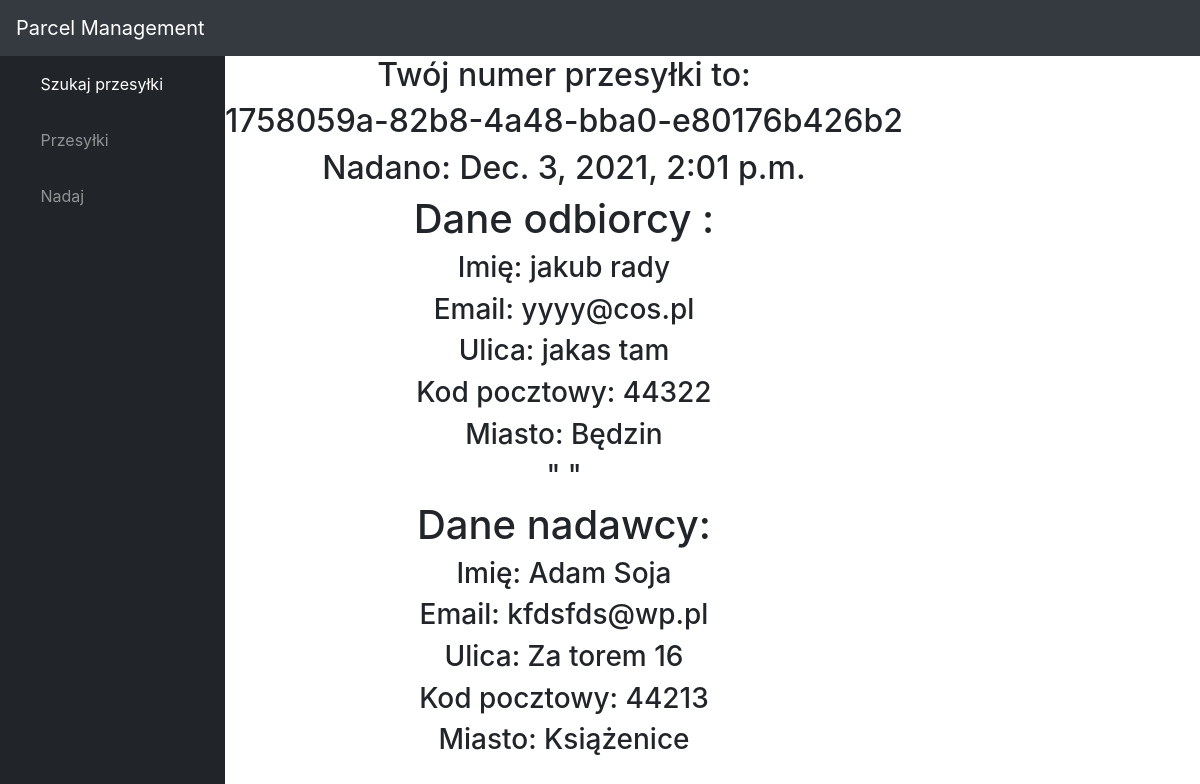
The app's page /nadano/1758059a82b84a48bba0e80176b426b2/2/ with its own data.
### parcelmanagement/models.py (models this page shows, shortened)
class Parcel(models.Model):
    CATEGORY = (
        ("Niestandardowa" , "Niestandardowa"),
        ("Standardowa" , "Standardowa"),
        )
    parcelnumber = models.UUIDField(default = uuid.uuid4,unique = True,editable=False)
    price = models.FloatField(null = True)
    product = models.CharField(max_length=200,null=True,choices=CATEGORY)
    Sender = models.ForeignKey(Customer,on_delete=models.CASCADE,related_name='sender')
    Receiver = models.ForeignKey(Customer,on_delete = models.CASCADE,related_name='receiver')
    description = models.CharField(max_length=300,null=True)
    created = models.DateTimeField(auto_now_add=True)
    class Meta:
        ordering = ('-created',)

class Customer(models.Model):
    name = models.CharField(max_length=200)
    phone = models.CharField(max_length=11)
    EmailAdress = models.EmailField(blank = True)
    Street = models.CharField(max_length = 30)
    PostalCode = models.BigIntegerField()
    City = models.CharField(max_length=100)

### parcelmanagement/views.py (the view)
# urls.py: path('nadano/<str:number>/<int:pk>/',views.udaneNadanie,name = 'udaneNadanie'),
def udaneNadanie(request,number,pk):
    parcel1  = get_object_or_404(Parcel, pk = pk,
                                 parcelnumber=number)
    return render(request, 'udaneNadanie.html', {'parcel1': parcel1}, )

### templates/udaneNadanie.html (shortened to what this page needs)
{% extends 'index.html' %}
{% block content %}
    <center>
<h2>Twój numer przesyłki to:</h2>
        <h2>{{ parcel1.parcelnumber }}</h2>
    <h2> Nadano: {{parcel1.created}}</h2>
        <h1> Dane odbiorcy :</h1>
    <h3>Imię: {{ parcel1.Receiver.name }}</h3>
    <h3>Email: {{ parcel1.Receiver.EmailAdress }}</h3>
    <h3>Ulica: {{ parcel1.Receiver.Street }}</h3>
    <h3>Kod pocztowy: {{ parcel1.Receiver.PostalCode }}</h3>
    <h3>Miasto: {{ parcel1.Receiver.City }}</h3>
<h3>"                                     "</h3>
            <h1> Dane nadawcy:</h1>
    <h3>Imię: {{ parcel1.Sender.name }}</h3>
    <h3>Email: {{ parcel1.Sender.EmailAdress }}</h3>
    <h3>Ulica: {{ parcel1.Sender.Street }}</h3>
    <h3>Kod pocztowy: {{ parcel1.Sender.PostalCode }}</h3>
    <h3>Miasto: {{ parcel1.Sender.City }}</h3>
  </center>
{% endblock %}

### records on screen
Parcel: parcelnumber "1758059a-82b8-4a48-bba0-e80176b426b2", created "Dec. 3, 2021, 2:01 p.m.", Receiver.name "jakub rady", Receiver.EmailAdress "yyyy@cos.pl", Receiver.Street "jakas tam", Receiver.PostalCode "44322", Receiver.City "Będzin", Sender.name "Adam Soja", Sender.EmailAdress "kfdsfds@wp.pl", Sender.Street "Za torem 16", Sender.PostalCode "44213", Sender.City "Książenice"
